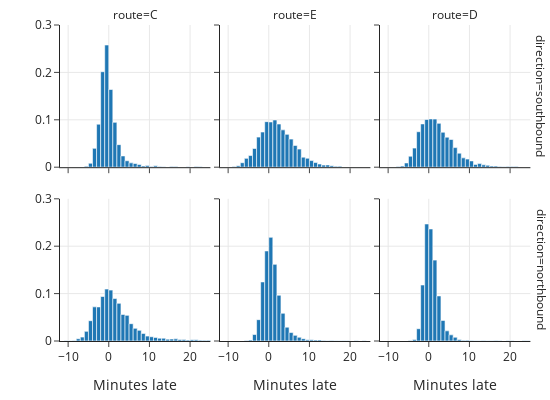

This figure's notebook cell:
### Markdown cell above
# Exploring Bus Times

We learned a lot about the data as we cleaned and simplified it, but before we begin to model wait time, we want to dig deeper to better understand the phenomena of bus lateness. We have narrowed our focus to the bus activity at one stop (Third Avenue and Pike Street) over a two-month period. And, we saw that the distribution of the lateness of a bus is skewed to the right with some buses being very late indeed. In this exploratory phase, we might ask:

+ Does the distribution of lateness look the same for all three bus lines?
+ Does it matter whether the bus is traveling north- or south-bound?
+ How does the time of day relate to how late the bus is?
+ Are the buses scheduled to arrive at regular intervals throughout the day? 

Answering these questions helps us better determine how to model. 

Recall from {numref}`Chapter %s <ch:modeling>` that we found the median time a bus was late was 3/4 of a minute. But, this doesn't match the median we calculated for all bus routes and directions (1/2 a minute). Let's check whether that could be due to the focus on northbound line C buses in that chapter. Let's create histograms of lateness for each of the six combinations of bus line and direction to address this question and the first two questions on our list:

### Code cell
fig = px.histogram(bus, x='minutes_late', 
                   histnorm='probability density', nbins=200,
                   facet_row='direction', facet_col='route',
                   facet_row_spacing=0.1,
                   labels={'minutes_late':'Minutes late'},
                   width=550, height=400)

fig.update_xaxes(range=[-12, 25])
fig.update_yaxes(range=[0, 0.3], title="")
margin(fig, t=25)
fig.show()

### Figure 1 — Plotly figure (JSON) as saved in the notebook; plotly's stock layout.template omitted (floating-point values rounded to 4 significant figures; data arrays with more than 128 entries replaced by an {"elided": "..."} marker saying what was removed)
{"data": [{"alignmentgroup": "True", "bingroup": "x", "histnorm": "probability density", "hovertemplate": "direction=southbound<br>route=C<br>Minutes late=%{x}<br>probability density=%{y}<extra></extra>", "legendgroup": "", "marker": {"color": "#1F77B4", "pattern": {"shape": ""}}, "name": "", "nbinsx": 200, "offsetgroup": "", "orientation": "v", "showlegend": false, "type": "histogram", "x": {"elided": "6551 float values"}, "xaxis": "x4", "yaxis": "y4"}, {"alignmentgroup": "True", "bingroup": "x", "histnorm": "probability density", "hovertemplate": "direction=southbound<br>route=E<br>Minutes late=%{x}<br>probability density=%{y}<extra></extra>", "legendgroup": "", "marker": {"color": "#1F77B4", "pattern": {"shape": ""}}, "name": "", "nbinsx": 200, "offsetgroup": "", "orientation": "v", "showlegend": false, "type": "histogram", "x": {"elided": "6221 float values"}, "xaxis": "x5", "yaxis": "y5"}, {"alignmentgroup": "True", "bingroup": "x", "histnorm": "probability density", "hovertemplate": "direction=southbound<br>route=D<br>Minutes late=%{x}<br>probability density=%{y}<extra></extra>", "legendgroup": "", "marker": {"color": "#1F77B4", "pattern": {"shape": ""}}, "name": "", "nbinsx": 200, "offsetgroup": "", "orientation": "v", "showlegend": false, "type": "histogram", "x": {"elided": "6546 float values"}, "xaxis": "x6", "yaxis": "y6"}, {"alignmentgroup": "True", "bingroup": "x", "histnorm": "probability density", "hovertemplate": "direction=northbound<br>route=C<br>Minutes late=%{x}<br>probability density=%{y}<extra></extra>", "legendgroup": "", "marker": {"color": "#1F77B4", "pattern": {"shape": ""}}, "name": "", "nbinsx": 200, "offsetgroup": "", "orientation": "v", "showlegend": false, "type": "histogram", "x": {"elided": "6677 float values"}, "xaxis": "x", "yaxis": "y"}, {"alignmentgroup": "True", "bingroup": "x", "histnorm": "probability density", "hovertemplate": "direction=northbound<br>route=E<br>Minutes late=%{x}<br>probability density=%{y}<extra></extra>", "legendgroup": "", "marker": {"color": "#1F77B4", "pattern": {"shape": ""}}, "name": "", "nbinsx": 200, "offsetgroup": "", "orientation": "v", "showlegend": false, "type": "histogram", "x": {"elided": "6289 float values"}, "xaxis": "x2", "yaxis": "y2"}, {"alignmentgroup": "True", "bingroup": "x", "histnorm": "probability density", "hovertemplate": "direction=northbound<br>route=D<br>Minutes late=%{x}<br>probability density=%{y}<extra></extra>", "legendgroup": "", "marker": {"color": "#1F77B4", "pattern": {"shape": ""}}, "name": "", "nbinsx": 200, "offsetgroup": "", "orientation": "v", "showlegend": false, "type": "histogram", "x": {"elided": "6633 float values"}, "xaxis": "x3", "yaxis": "y3"}], "layout": {"annotations": [{"font": {}, "showarrow": false, "text": "route=C", "x": 0.1567, "xanchor": "center", "xref": "paper", "y": 1, "yanchor": "bottom", "yref": "paper"}, {"font": {}, "showarrow": false, "text": "route=E", "x": 0.49, "xanchor": "center", "xref": "paper", "y": 1, "yanchor": "bottom", "yref": "paper"}, {"font": {}, "showarrow": false, "text": "route=D", "x": 0.8233, "xanchor": "center", "xref": "paper", "y": 1, "yanchor": "bottom", "yref": "paper"}, {"font": {}, "showarrow": false, "text": "direction=northbound", "textangle": 90, "x": 0.98, "xanchor": "left", "xref": "paper", "y": 0.225, "yanchor": "middle", "yref": "paper"}, {"font": {}, "showarrow": false, "text": "direction=southbound", "textangle": 90, "x": 0.98, "xanchor": "left", "xref": "paper", "y": 0.775, "yanchor": "middle", "yref": "paper"}], "barmode": "relative", "height": 400, "legend": {"tracegroupgap": 0}, "margin": {"t": 25}, "width": 550, "xaxis": {"anchor": "y", "domain": [0, 0.3133], "range": [-12, 25], "title": {"text": "Minutes late"}, "type": "linear"}, "xaxis2": {"anchor": "y2", "domain": [0.3333, 0.6467], "matches": "x", "range": [-12, 25], "title": {"text": "Minutes late"}, "type": "linear"}, "xaxis3": {"anchor": "y3", "domain": [0.6667, 0.98], "matches": "x", "range": [-12, 25], "title": {"text": "Minutes late"}, "type": "linear"}, "xaxis4": {"anchor": "y4", "domain": [0, 0.3133], "matches": "x", "range": [-12, 25], "showticklabels": false, "type": "linear"}, "xaxis5": {"anchor": "y5", "domain": [0.3333, 0.6467], "matches": "x", "range": [-12, 25], "showticklabels": false, "type": "linear"}, "xaxis6": {"anchor": "y6", "domain": [0.6667, 0.98], "matches": "x", "range": [-12, 25], "showticklabels": false, "type": "linear"}, "yaxis": {"anchor": "x", "domain": [0, 0.45], "range": [0, 0.3], "title": {"text": ""}}, "yaxis2": {"anchor": "x2", "domain": [0, 0.45], "matches": "y", "range": [0, 0.3], "showticklabels": false, "title": {"text": ""}}, "yaxis3": {"anchor": "x3", "domain": [0, 0.45], "matches": "y", "range": [0, 0.3], "showticklabels": false, "title": {"text": ""}}, "yaxis4": {"anchor": "x4", "domain": [0.55, 1], "matches": "y", "range": [0, 0.3], "title": {"text": ""}}, "yaxis5": {"anchor": "x5", "domain": [0.55, 1], "matches": "y", "range": [0, 0.3], "showticklabels": false, "title": {"text": ""}}, "yaxis6": {"anchor": "x6", "domain": [0.55, 1], "matches": "y", "range": [0, 0.3], "showticklabels": false, "title": {"text": ""}}}}
